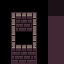

The image is a tile-based game level rendered from a .tmx file. Its description and complete source (layers, tilesets, objects, tile grids) follow:
An orthogonal 4x4 tile map with 16x16 px tiles, 1 tile layer (Tile Layer 1).

<map version="1.4" tiledversion="1.4.2" orientation="orthogonal" renderorder="right-down" width="4" height="4" tilewidth="16" tileheight="16" infinite="0" nextlayerid="2" nextobjectid="1">
 <tileset firstgid="1" source="walls.tsx" />
 <layer id="1" name="Tile Layer 1" width="4" height="4">
  <data encoding="csv">
1,2,3,130,
17,18,19,107,
33,34,35,107,
49,50,51,107
</data>
 </layer>
</map>
